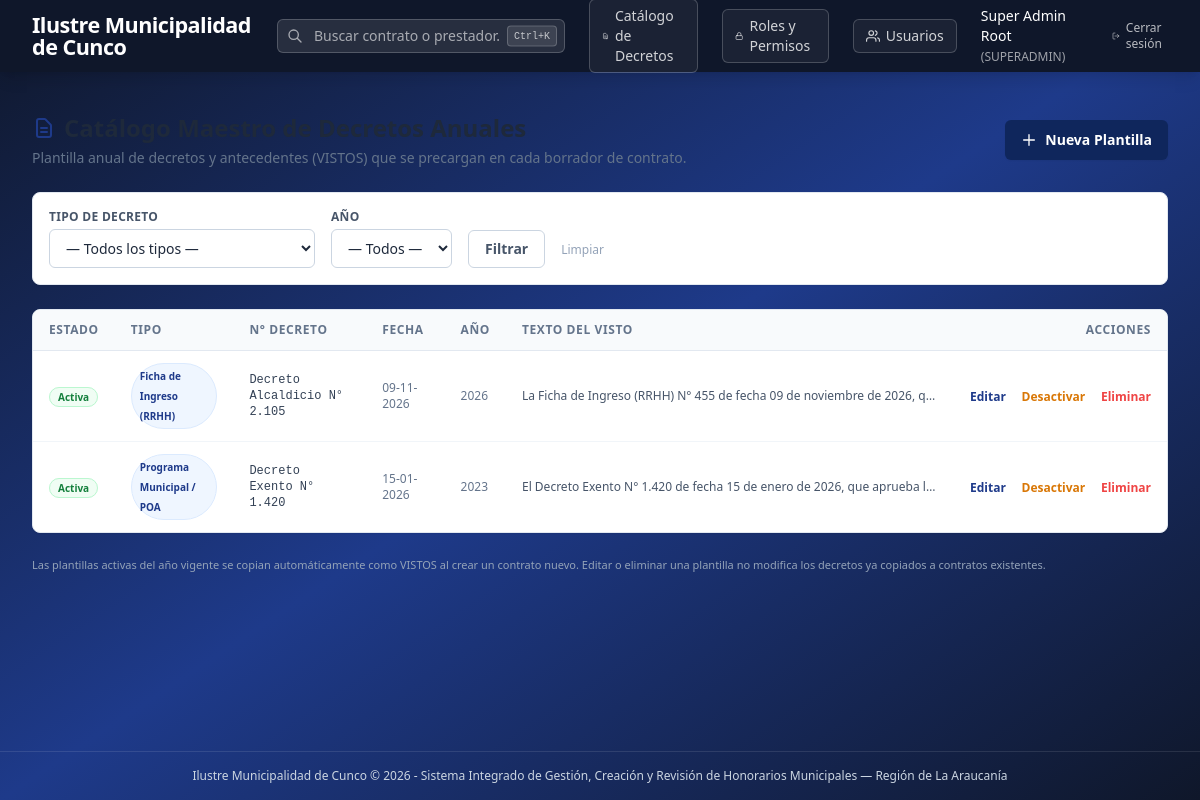
Screenshot of /decrees/ (signed in) with the database file from the repository.
### app/models/decree.py (models this page shows, shortened)
class DecreeTemplate(db.Model):
    __tablename__ = 'decree_templates'
    id = db.Column(db.Integer, primary_key=True)
    decree_type = db.Column(db.String(50), nullable=False, default='OTRO')
    decree_number = db.Column(db.String(100), nullable=True)
    decree_date = db.Column(db.Date, nullable=True)
    description = db.Column(db.Text, nullable=False)
    year = db.Column(db.Integer, nullable=True)
    is_active = db.Column(db.Boolean, default=True, nullable=False)
    created_at = db.Column(db.DateTime, default=datetime.utcnow, nullable=False)
    @property
    def decree_type_label(self):
        return _decree_type_label(self.decree_type)

### app/routes/decrees.py (the view)
@decrees_bp.route('/')
@login_required
@role_required('SUPERADMIN')
def index():
    year_filter = request.args.get('year', type=int)
    type_filter = request.args.get('type', '').strip()
    query = DecreeTemplate.query
    if year_filter:
        query = query.filter(DecreeTemplate.year == year_filter)
    if type_filter and type_filter in DECREE_TYPE_LABELS:
        query = query.filter(DecreeTemplate.decree_type == type_filter)
    templates = query.order_by(
        DecreeTemplate.is_active.desc(),
        DecreeTemplate.year.desc(),
        DecreeTemplate.id.desc()
    ).all()
    available_types = DECREE_TYPE_LABELS
    return render_template(
        'decrees/index.html',
        templates=templates,
        available_types=available_types,
        year_filter=year_filter or '',
        type_filter=type_filter,
        available_years=_prune_future_years(),
    )

### app/auth/utils.py (called while the page is built)
def login_required(f):
    @wraps(f)
    def decorated_function(*args, **kwargs):
        if 'user_id' not in session:
            flash('Debes iniciar sesión para acceder a esta sección.', 'warning')
            return redirect(url_for('auth.login', next=request.url))
        return f(*args, **kwargs)
    return decorated_function

def role_required(*allowed_roles):
    def decorator(f):
        @wraps(f)
        def decorated_function(*args, **kwargs):
            if 'user_id' not in session:
                flash('Debes iniciar sesión para acceder.', 'warning')
                return redirect(url_for('auth.login'))
            user_role = session.get('user_role')
            if user_role != 'SUPERADMIN' and user_role not in allowed_roles:
                flash('No tienes permisos suficientes para acceder a este módulo.', 'danger')
                return redirect(url_for('dashboard.index'))
            return f(*args, **kwargs)
        return decorated_function
    return decorator

### app/models/decree.py (called while the page is built)
def _decree_type_label(decree_type):
    return DECREE_TYPE_LABELS.get(decree_type, decree_type)

### app/routes/decrees.py (called while the page is built)
def _prune_future_years():
    current = datetime.now().year
    return [current + i for i in range(-3, 4)]

### app/templates/decrees/index.html (shortened to what this page needs)
{% extends 'base.html' %}
{% block content %}
<div class="max-w-6xl mx-auto space-y-6">
    <div class="flex flex-wrap justify-between items-center gap-4">
        <div>
            <h1 class="text-2xl font-bold text-slate-800 flex items-center gap-2">
                <svg class="w-6 h-6 text-[#1e3a8a]" fill="none" stroke="currentColor" viewBox="0 0 24 24">
                    <path stroke-linecap="round" stroke-linejoin="round" stroke-width="2" d="M9 12h6m-6 4h6m2 5H7a2 2 0 01-2-2V5a2 2 0 012-2h5.586a1 1 0 01.707.293l5.414 5.414a1 1 0 01.293.707V19a2 2 0 01-2 2z"/>
                </svg>
            </h1>
            <p class="text-sm text-slate-500 mt-1">Plantilla anual de decretos y antecedentes (VISTOS) que se precargan en cada borrador de contrato.</p>
        </div>
        <a href="{{ url_for('decrees.create') }}"
            class="bg-[#0f265c] hover:bg-[#1e3a8a] text-white text-sm font-semibold px-4 py-2.5 rounded-md shadow-sm transition-all active:scale-95 flex items-center gap-2">
            <svg class="w-4 h-4" fill="none" stroke="currentColor" viewBox="0 0 24 24"><path stroke-linecap="round" stroke-linejoin="round" stroke-width="2" d="M12 4v16m8-8H4"/></svg>
            Nueva Plantilla
        </a>
    </div>
    <div class="bg-white rounded-lg border border-slate-200 shadow-sm p-4">
        <form method="GET" action="{{ url_for('decrees.index') }}" class="flex flex-wrap items-end gap-4">
            <div>
                <label class="block text-xs font-semibold text-slate-600 uppercase tracking-wide mb-1">Tipo de Decreto</label>
                <select name="type" class="border border-slate-300 rounded-md text-sm px-3 py-2 bg-white min-w-[220px]">
                    <option value="">— Todos los tipos —</option>
                </select>
            </div>
            <div>
                <label class="block text-xs font-semibold text-slate-600 uppercase tracking-wide mb-1">Año</label>
                <select name="year" class="border border-slate-300 rounded-md text-sm px-3 py-2 bg-white">
                    <option value="">— Todos —</option>
                </select>
            </div>
            <button type="submit" class="border border-slate-300 hover:border-[#1e3a8a] hover:text-[#1e3a8a] text-slate-600 text-sm font-semibold px-4 py-2 rounded-md transition-colors">Filtrar</button>
            <a href="{{ url_for('decrees.index') }}" class="text-xs text-slate-400 hover:text-slate-600 self-end mb-2.5">Limpiar</a>
        </form>
    </div>
    <div class="bg-white rounded-lg border border-slate-200 shadow-sm overflow-hidden">
        <div class="overflow-x-auto">
            <table class="w-full text-sm">
                <thead>
                    <tr class="bg-slate-50 border-b border-slate-200 text-left">
                        <th class="px-4 py-3 text-xs font-bold text-slate-500 uppercase tracking-wider">Estado</th>
                        <th class="px-4 py-3 text-xs font-bold text-slate-500 uppercase tracking-wider">Tipo</th>
                        <th class="px-4 py-3 text-xs font-bold text-slate-500 uppercase tracking-wider">N° Decreto</th>
                        <th class="px-4 py-3 text-xs font-bold text-slate-500 uppercase tracking-wider">Fecha</th>
                        <th class="px-4 py-3 text-xs font-bold text-slate-500 uppercase tracking-wider">Año</th>
                        <th class="px-4 py-3 text-xs font-bold text-slate-500 uppercase tracking-wider">Texto del VISTO</th>
                        <th class="px-4 py-3 text-xs font-bold text-slate-500 uppercase tracking-wider text-right">Acciones</th>
                    </tr>
                </thead>
                <tbody class="divide-y divide-slate-100">
                    {% for t in templates %}
                    <tr class="hover:bg-blue-50/40 transition-colors">
                        <td class="px-4 py-3">
                            {% if t.is_active %}
                            <span class="text-[10px] font-semibold px-2 py-0.5 rounded-full bg-green-50 text-green-700 border border-green-200">Activa</span>
                            {% else %}
                            <span class="text-[10px] font-semibold px-2 py-0.5 rounded-full bg-slate-100 text-slate-500 border border-slate-200">Inactiva</span>
                            {% endif %}
                        </td>
                        <td class="px-4 py-3">
                            <span class="inline-block text-[10px] font-semibold px-2 py-0.5 rounded-full bg-blue-50 text-[#1e3a8a] border border-blue-100">{{ t.decree_type_label }}</span>
                        </td>
                        <td class="px-4 py-3 font-mono text-xs text-slate-700">{{ t.decree_number or '—' }}</td>
                        <td class="px-4 py-3 text-xs text-slate-500">{{ t.decree_date.strftime('%d-%m-%Y') if t.decree_date else '—' }}</td>
                        <td class="px-4 py-3 text-xs text-slate-500">{{ t.year or '—' }}</td>
                        <td class="px-4 py-3 text-xs text-slate-600 max-w-md">
                            <p class="truncate" title="{{ t.description }}">{{ t.description }}</p>
                        </td>
                        <td class="px-4 py-3 text-right whitespace-nowrap">
                            <a href="{{ url_for('decrees.edit', template_id=t.id) }}"
                                class="text-xs font-semibold text-[#1e3a8a] hover:text-[#4A2E1B] hover:underline mr-3">Editar</a>
                            <form method="POST" action="{{ url_for('decrees.toggle', template_id=t.id) }}" class="inline-block mr-3"
                                onsubmit="return confirm('¿Desea {{ 'desactivar' if t.is_active else 'reactivar' }} esta plantilla?')">
                                <button type="submit" class="text-xs font-semibold text-amber-600 hover:text-amber-800 hover:underline">
                                    {{ 'Desactivar' if t.is_active else 'Activar' }}
                                </button>
                            </form>
                            <form method="POST" action="{{ url_for('decrees.delete', template_id=t.id) }}" class="inline-block"
                                onsubmit="return confirm('¿Eliminar esta plantilla del catálogo? Los contratos existentes NO se modificarán.')">
                                <button type="submit" class="text-xs font-semibold text-red-500 hover:text-red-700 hover:underline">Eliminar</button>
                            </form>
                        </td>
                    </tr>
                    {% else %}
                    <tr>
                        <td colspan="7" class="px-4 py-10 text-center text-sm text-slate-400">
                            No hay plantillas de decretos registradas en el catálogo que coincidan con los filtros.
                        </td>
                    </tr>
                    {% endfor %}
                </tbody>
            </table>
        </div>
    </div>
    <p class="text-[11px] text-slate-400">
        Las plantillas activas del año vigente se copian automáticamente como VISTOS al crear un contrato nuevo.
        Editar o eliminar una plantilla no modifica los decretos ya copiados a contratos existentes.
    </p>
</div>
{% endblock %}

### rows the page displays
DecreeTemplate: shows "Activa", decree_type_label "Ficha de Ingreso (RRHH)", decree_number "Decreto Alcaldicio N° 2.105", decree_date "09-11-2026", year "2026", description "La Ficha de Ingreso (RRHH) N° 455 de fecha 09 de noviembre de 2026, q…", is_active "Desactivar"
DecreeTemplate: shows "Activa", decree_type_label "Programa Municipal / POA", decree_number "Decreto Exento N° 1.420", decree_date "15-01-2026", year "2023", description "El Decreto Exento N° 1.420 de fecha 15 de enero de 2026, que aprueba l…", is_active "Desactivar"

### other values shown
{{ g.municipio_nombre | default('SIGH-MUNI') }} "Ilustre Municipalidad de Cunco"
{{ session.get('user_name') }} "Super Admin Root"
{{ session.get('user_role') }} "SUPERADMIN"
{{ g.municipio_region }} "Región de La Araucanía"
